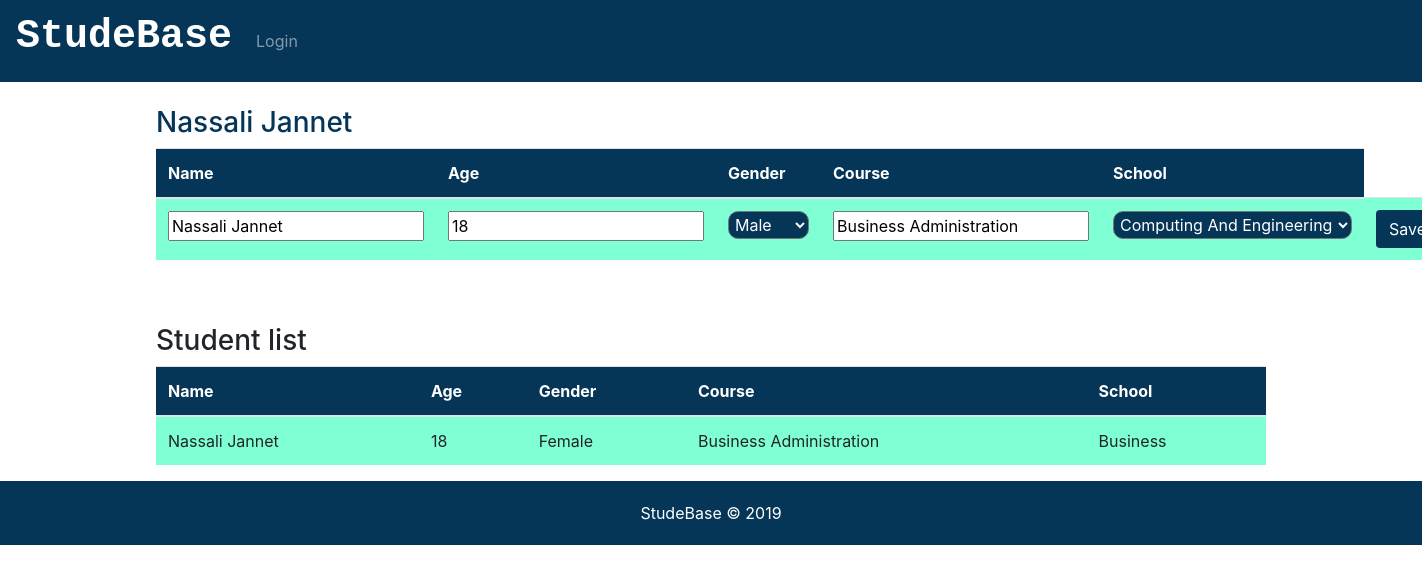
Screenshot of /update/2 with the database file from the repository.
### studeBase/models.py (models this page shows, shortened)
class Student(db.Model):
    id=db.Column(db.Integer,primary_key=True)
    name=db.Column(db.String(255),unique=True,nullable=False)
    age=db.Column(db.Integer(),nullable=False)
    gender=db.Column(db.Integer(),nullable=False)
    course=db.Column(db.String(255),nullable=False)
    school=db.Column(db.String(255),nullable=False)

### studeBase/routes.py (the view)
@app.route('/update/<int:id>', methods=['GET', 'POST'])
def UpdateUser(id):
    student=Student.query.get_or_404(id)
    return render_template('update.html',student=student)

### studeBase/templates/update.html (shortened to what this page needs)
{% extends 'layout.html' %}
{% block body %}
<div class="container">
    <br>
        <h3 class="ech3">{{student.name}}</h3>
        <table class="table">
            <thead>
                <tr>
                    <th>Name</th>
                    <th>Age</th>
                    <th>Gender</th>
                    <th>Course</th>
                    <th>School</th>
                </tr>
            </thead>
            <tbody>
              <form action="/update/{{student.id}}" method="POST">
                <tr>
                        <td scope="row"><input type="text" name="name" value="{{student.name}}" id="" class=""></td>
                        <td><input type="number" name="age" id="" value="{{student.age}}"></td>
                        <td>
                            <select name="gender" id="" >
                            <option value="Male">Male</option>
                            </select>
                        </td>
                        <td><input type="text" name="course" id="" value="{{student.course}}"></td>
                        <td>
                            <select name="school" id="" aria-selected="{{s}}">
                                <option value="Computing">Computing  And Engineering</option>
                            </select>
                        </td>
                        <td><input type="submit" value="Save Changes" class="btn mybtn"></td>
                    </tr>
              </form>
            </tbody>
        </table>
        <br><br>
        <h3>Student list</h3>
        <table class="table">
            <thead>
                    <tr>
                            <th>Name</th>
                            <th>Age</th>
                            <th>Gender</th>
                            <th>Course</th>
                            <th>School</th>
                        </tr>
            </thead>
            <tbody>
               <tr>
                    <td>{{student.name}}</td>
                    <td>{{student.age}}</td>
                    <td>{{student.gender}}</td>
                    <td>{{student.course}}</td>
                    <td>{{student.school}}</td>
                </tr>
            </tbody>
        </table>
</div>
{% endblock %}

### studeBase/static/main.css (style rules this page uses)
.mybtn { color: white; background-color: #053557; color: white; }
select { background-color: #053557; color: white; padding: 2px; border-radius: 10px; }
thead { background-color: #053557; color: white; }
.ech3 { color: #053557; }
td { background-color: aquamarine; height: 16px; }

### rows the page displays
Student: name "Nassali Jannet", age "18", course "Business Administration", gender "Female", school "Business"
